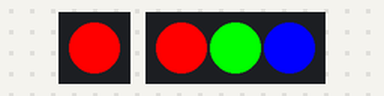
Simulated run of this sketch. Board: Arduino Nano, built with avr-gcc and run on an emulated ATmega328P. On the bench: 1 RGB LEDs in strip order, left to right, 3 RGB LEDs in strip order, left to right. The strip is taken to match the declared colour order.

Above: at 0.2 s.
At 0.7 s:
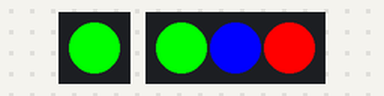
At 2.7 s:
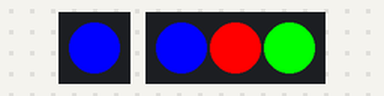
Timing chart, 0 to 3.5 s (numbered marks = the images above):
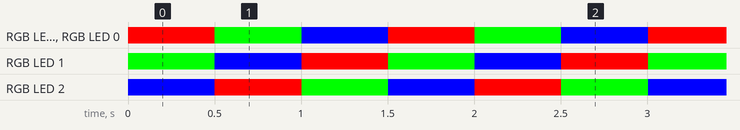

Measured:
- by itself, RGB LED 0, RGB LED 0: repeats every 1.5 s: RGB(0, 255, 0) 0.50 s, RGB(0, 0, 255) 0.50 s, RGB(255, 0, 0) 0.50 s
- by itself, RGB LED 1: repeats every 1.5 s: RGB(0, 0, 255) 0.50 s, RGB(255, 0, 0) 0.50 s, RGB(0, 255, 0) 0.50 s
- by itself, RGB LED 2: repeats every 1.5 s: RGB(255, 0, 0) 0.50 s, RGB(0, 255, 0) 0.50 s, RGB(0, 0, 255) 0.50 s

The sketch:

Arduino_Nano_Neopixel_Strip.ino
```cpp
/* **************************
 *  Arduino Nano Neopixel Strip
 *
 *  Add a Neopixel strip and program it to flash R G B
 *
 *  Written by @alt_bier
 * ************************** */

/* Include the Adafruit NeoPixel library */
#include <Adafruit_NeoPixel.h>

/* DEFINE APA106 NEOPIXEL */
#define LED6_PIN A1
#define LED6_NUM 1

/* DEFINE WS2812B NEOPIXEL STRIP */
#define LED7_PIN 10
#define LED7_NUM 3

// Parameter 1 = number of pixels in strip
// Parameter 2 = pin number (most are valid)
// Parameter 3 = pixel type flags, add together as needed:
//   NEO_GRB     Pixels are wired for GRB bitstream (most NeoPixel products)
//   NEO_RGB     Pixels are wired for RGB bitstream (v1 FLORA pixels, not v2)
//   NEO_KHZ800  800 KHz bitstream (most NeoPixel products w/WS2812 LEDs)
//   NEO_KHZ400  400 KHz (classic 'v1' (not v2) FLORA pixels, WS2811 drivers)
Adafruit_NeoPixel LED6 = Adafruit_NeoPixel(LED6_NUM, LED6_PIN, NEO_RGB + NEO_KHZ800);
Adafruit_NeoPixel LED7 = Adafruit_NeoPixel(LED7_NUM, LED7_PIN, NEO_GRB + NEO_KHZ800);

// Setup runs once when you press reset or power the board
void setup() {
  // start the single neopixel and blank it out
  LED6.begin();
  LED6.show();
  // start the neopixel strip and blank it out
  LED7.begin();
  LED7.show();
}

// the loop function runs over and over again forever
void loop() {

  // set pixel color and show with delay
  LED6.setPixelColor(0, 255, 0, 0);
  LED6.show();
  LED7.setPixelColor(0, 255, 0, 0);
  LED7.setPixelColor(1, 0, 255, 0);
  LED7.setPixelColor(2, 0, 0, 255);
  LED7.show();
  delay(500);
  // set pixel color and show with delay
  LED6.setPixelColor(0, 0, 255, 0);
  LED6.show();
  LED7.setPixelColor(0, 0, 255, 0);
  LED7.setPixelColor(1, 0, 0, 255);
  LED7.setPixelColor(2, 255, 0, 0);
  LED7.show();
  delay(500);
  // set pixel color and show with delay
  LED6.setPixelColor(0, 0, 0, 255);
  LED6.show();
  LED7.setPixelColor(0, 0, 0, 255);
  LED7.setPixelColor(1, 255, 0, 0);
  LED7.setPixelColor(2, 0, 255, 0);
  LED7.show();
  delay(500);

}
```
